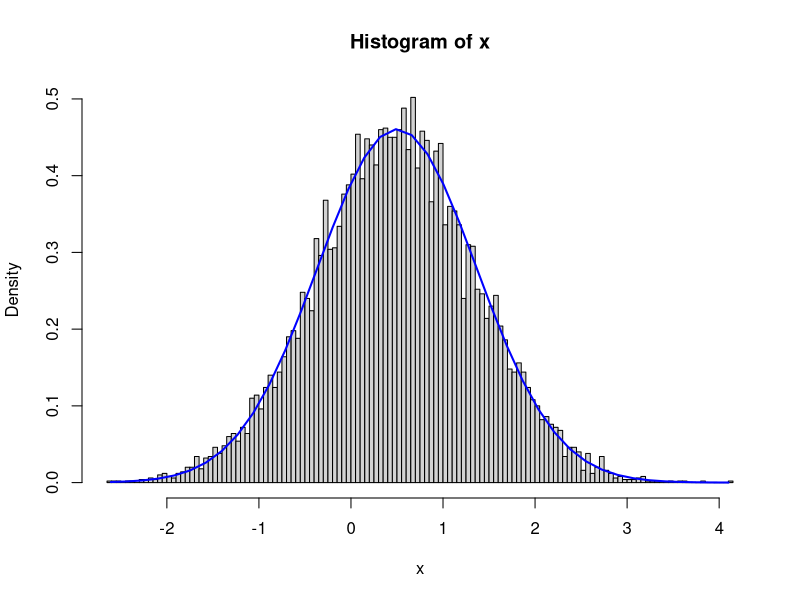
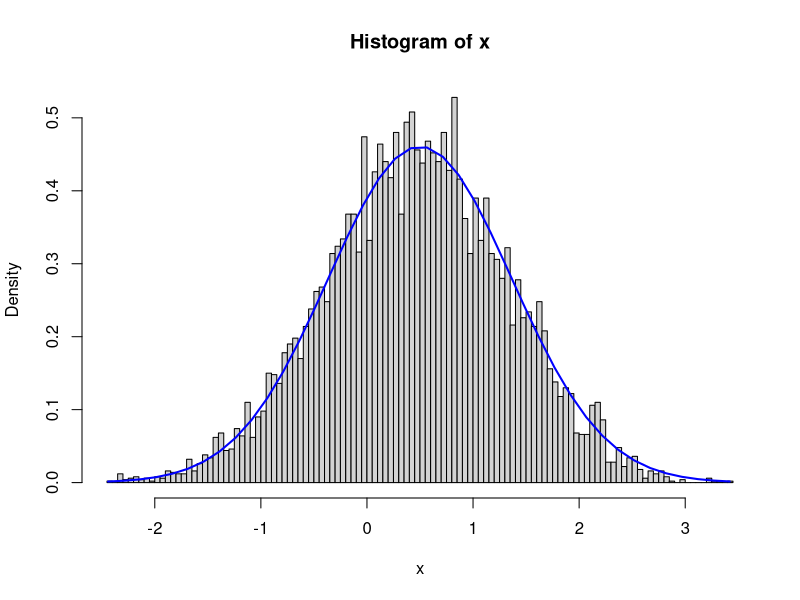

These figures' R source, in order:
## ---- chunk 1
rho <- 0.5
y.fixed <- 1
N <- 10000
x <- rnorm(N, rho*y.fixed, sqrt(1-rho^2))
x.mean <- mean(x)# 0.5*1 = 0.5
x.sd   <- sd(x) #sqrt(1-0.5^2) = 0.866
c(x.mean, x.sd)
#PLOT
h <- hist(x, sqrt(N), freq=FALSE)
xfit<-seq(min(x),max(x),length=40) 
lines(xfit, dnorm(xfit, rho * y.fixed, sqrt(1-rho^2)), col="blue", lwd=2)
## ---- chunk 2
rho <- 0.5
y.fixed <- 1
N <- 10000
x <- rnorm(N) #事前分布p(X)からのサンプリング
weight <- sapply(x, function(z)dnorm(y.fixed, rho * z, sqrt(1-rho^2))/dnorm(y.fixed))#尤度的な物P(Y|X)/P(Y)の計算。分母のP(Y)はなくてもOK
weight <- round(10*weight) #スケーリング&整数化
s <- rep(x,weight) #ウェイトに応じてサンプルを増やす
x <- sample(s, N) #標本集団sからサンプリングし、条件付分布からのサンプリングとする
x.mean <- mean(x)#0.5
x.sd   <- sd(x)  #0.866
c(x.mean, x.sd)
#PLOT
h <- hist(x, sqrt(N), freq=FALSE)
xfit<-seq(min(x),max(x),length=40) 
lines(xfit, dnorm(xfit, rho * y.fixed, sqrt(1-rho^2)), col="blue", lwd=2)
